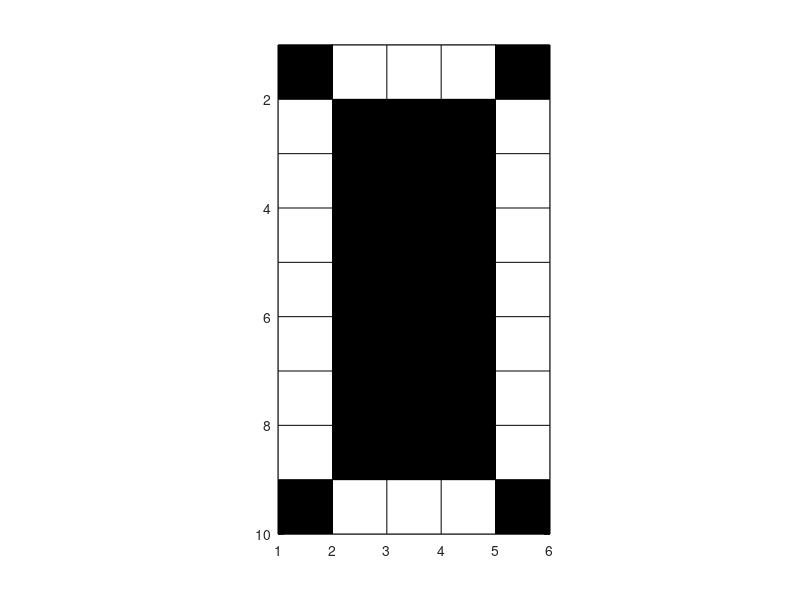

Recreate this plot in MATLAB.
function [digit1,digit2,digit3,digit4,digit5,digit6,digit7,digit8,digit9,digit0] = bit_maps()

% ==============================
% Bit maps for digit recognition
% ==============================

% =============================================================================
% Reference: Negnevitsky, M., "Artificial Intelligence: A Guide to Intelligent  
%            Systems", 3rd end. Addison Wesley, Harlow, England, 2011.                 
%            Sec. 9.4 Will a neural network work for my problem?              
% =============================================================================

digit1 =  [0 0 1 0 0
           0 1 1 0 0
           1 0 1 0 0
           0 0 1 0 0
           0 0 1 0 0
           0 0 1 0 0
           0 0 1 0 0
           0 0 1 0 0
           0 0 1 0 0 ];
        
digit=digit1;
digit_plot(digit)

digit2 =  [0 1 1 1 0
           1 0 0 0 1
           0 0 0 0 1
           0 0 0 0 1
           0 0 0 1 0
           0 0 1 0 0
           0 1 0 0 0
           1 0 0 0 0
           1 1 1 1 1 ];
        
digit=digit2;
digit_plot(digit)

digit3 =  [0 1 1 1 0 
           1 0 0 0 1 
           0 0 0 0 1 
           0 0 0 0 1 
           0 0 0 1 0 
           0 0 0 0 1 
           0 0 0 0 1 
           1 0 0 0 1 
           0 1 1 1 0 ];
        
digit=digit3;
digit_plot(digit)

digit4 =  [0 0 0 1 0 
           0 0 1 1 0 
           0 0 1 1 0 
           0 1 0 1 0 
           0 1 0 1 0 
           1 0 0 1 0 
           1 1 1 1 1 
           0 0 0 1 0
           0 0 0 1 0 ];
        
digit=digit4;
digit_plot(digit)

digit5 =  [1 1 1 1 1 
           1 0 0 0 0 
           1 0 0 0 0 
           1 1 1 1 0 
           1 0 0 0 1 
           0 0 0 0 1 
           0 0 0 0 1 
           1 0 0 0 1 
           0 1 1 1 0 ];
     
digit=digit5;
digit_plot(digit)

digit6 =  [0 1 1 1 0 
           1 0 0 0 1 
           1 0 0 0 0 
           1 0 0 0 0 
           1 1 1 1 0 
           1 0 0 0 1 
           1 0 0 0 1
           1 0 0 0 1 
           0 1 1 1 0 ];
     
digit=digit6;
digit_plot(digit)

digit7 =  [1 1 1 1 1 
           0 0 0 0 1
           0 0 0 1 0 
           0 0 0 1 0 
           0 0 1 0 0 
           0 0 1 0 0 
           0 1 0 0 0 
           0 1 0 0 0 
           0 1 0 0 0 ];
        
digit=digit7;
digit_plot(digit)

digit8 =  [0 1 1 1 0 
           1 0 0 0 1 
           1 0 0 0 1 
           1 0 0 0 1 
           0 1 1 1 0 
           1 0 0 0 1 
           1 0 0 0 1 
           1 0 0 0 1 
           0 1 1 1 0 ];
        
digit=digit8;
digit_plot(digit)

digit9 =  [0 1 1 1 0 
           1 0 0 0 1 
           1 0 0 0 1 
           1 0 0 0 1 
           0 1 1 1 1 
           0 0 0 0 1 
           0 0 0 0 1 
           1 0 0 0 1 
           0 1 1 1 0 ];
        
digit=digit9;
digit_plot(digit)

digit0 =  [0 1 1 1 0 
           1 0 0 0 1 
           1 0 0 0 1 
           1 0 0 0 1 
           1 0 0 0 1 
           1 0 0 0 1 
           1 0 0 0 1 
           1 0 0 0 1 
           0 1 1 1 0 ];
     
digit=digit0;
digit_plot(digit)

function digit_plot(digit);

[m n]=size(digit);
digit_plot=[digit digit(:,[n])]';
digit_plot=[digit_plot digit_plot(:,[m])]';
pcolor(digit_plot)
colormap(gray)
axis('ij')
axis image
pause(1.0)